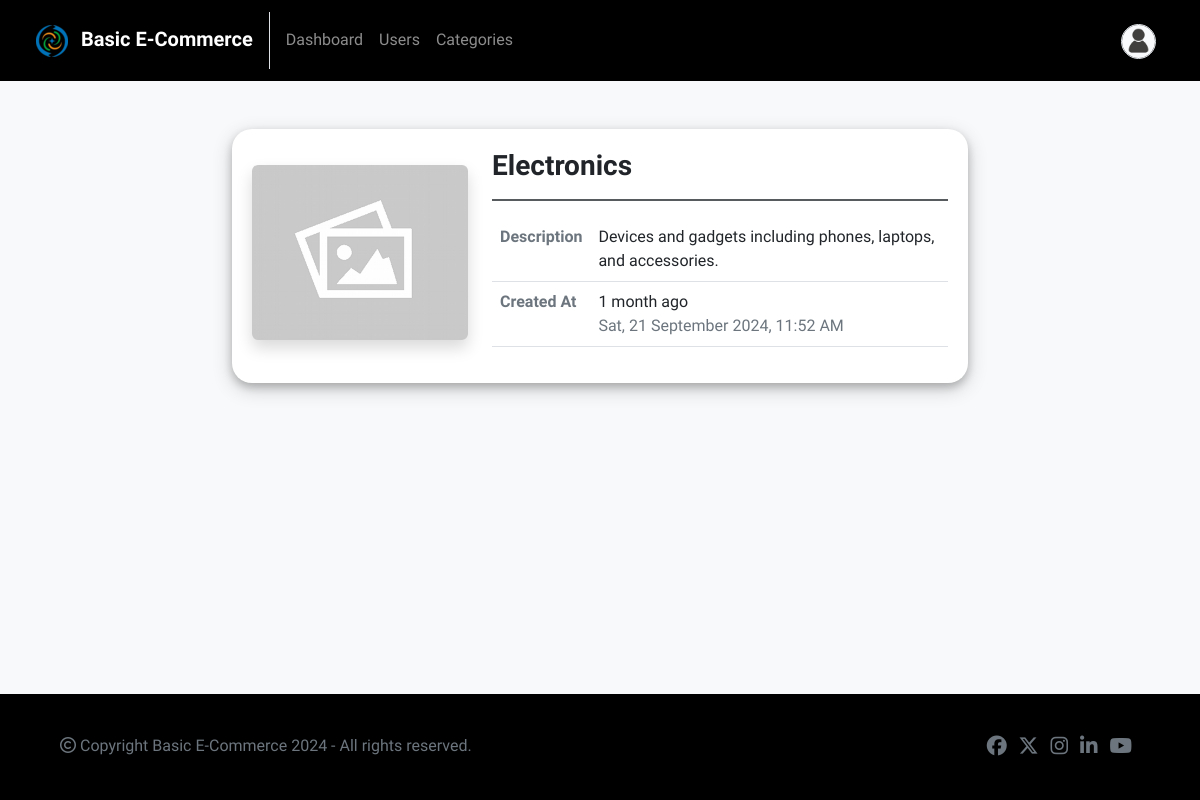
The page /admin/category-view.php?id=1 (signed in) on the database its author committed.
### tables this page shows
CREATE TABLE `categories` (
  `id` INT AUTO_INCREMENT PRIMARY KEY,
  `name` varchar(255) NOT NULL,
  `description` text NOT NULL,
  `image` varchar(255) DEFAULT NULL,
  `created_at` datetime NOT NULL DEFAULT current_timestamp()
);

### includes/helpers.php (called while the page is built, shortened)
<?php
function timestampToCustomHumanReadable($timestamp) {
    $currentTimestamp = time();
    $timeDifference = abs($currentTimestamp - $timestamp);
    $secondsPerMinute = 60;
    $secondsPerHour = $secondsPerMinute * 60;
    $secondsPerDay = $secondsPerHour * 24;
    $secondsPerWeek = $secondsPerDay * 7;
    $secondsPerMonth = $secondsPerDay * 30;
    $secondsPerYear = $secondsPerDay * 365;
    if ($timeDifference >= $secondsPerYear) {
        $years = floor($timeDifference / $secondsPerYear);
        return $years . " year" . ($years > 1 ? "s" : "") . " ago";
    } elseif ($timeDifference >= $secondsPerMonth) {
        $months = floor($timeDifference / $secondsPerMonth);
        return $months . " month" . ($months > 1 ? "s" : "") . " ago";
    } elseif ($timeDifference >= $secondsPerWeek) {
        $weeks = floor($timeDifference / $secondsPerWeek);
        return $weeks . " week" . ($weeks > 1 ? "s" : "") . " ago";
    } elseif ($timeDifference >= $secondsPerDay) {
        $days = floor($timeDifference / $secondsPerDay);
        return $days . " day" . ($days > 1 ? "s" : "") . " ago";
    } elseif ($timeDifference >= $secondsPerHour) {
        $hours = floor($timeDifference / $secondsPerHour);
        return $hours . " hour" . ($hours > 1 ? "s" : "") . " ago";
    } else {
        $minutes = floor($timeDifference / $secondsPerMinute);
        return $minutes . " minute" . ($minutes > 1 ? "s" : "") . " ago";
    }
}
?>

### admin/category-view.php (the view, shortened to what this page needs)
<?php
include("../includes/db-connection.php");
include("../includes/helpers.php");
if (isset($_GET['id']) && filter_var($_GET['id'], FILTER_VALIDATE_INT))
{
    $categoryId = (int) $_GET['id'];
    $sql = "SELECT * FROM categories WHERE id = ?";
    $stmt = $conn->prepare($sql);
    $stmt->bind_param("i", $categoryId);
    $stmt->execute();
    $result = $stmt->get_result();
    $category = $result->fetch_assoc();
}
else
{
    $_SESSION["error"] = "Invalid Category ID!";
    header("location: categories.php"); exit();
}
?>
<!DOCTYPE html>
<html lang="en">
<head>
    <?php include("../includes/head-contents.php"); ?>
</head>
<body>
    <?php include("navbar.php"); ?>
    <div class="container my-5">
        <div class="row justify-content-center">
            <div class="col-md-8">
                <div class="box">
                    <div class="row">
                        <div class="col-md-4 text-center">
                            <img src="<?php echo !empty($category['image']) ? '../uploads/' . $category['image'] : '../images/placeholder.png'; ?>" class="img img-fluid rounded shadow my-3">
                        </div>
                        <div class="col-md-8">
                            <h3 class="fw-bold"><?php echo $category['name'] ?></h3>
                            <hr>
                            <table class="table">
                                <tr>
                                    <td class="fw-bold text-secondary">Description</td>
                                    <td><?php echo $category['description'] ?></td>
                                </tr>
                                <tr>
                                    <td class="fw-bold text-secondary">Created At</td>
                                    <td>
                                        <div><?php echo timestampToCustomHumanReadable(strtotime($category['created_at'])) ?></div>
                                        <div class="text-secondary"><?php echo date("D, d F Y, h:i A", strtotime($category['created_at'])); ?></div>
                                    </td>
                                </tr>
                            </table>
                        </div>
                    </div>
                </div>
            </div>
        </div>
    </div>
    <?php include("../includes/footer.php"); ?>
</body>
</html>

### css/styles.css (style rules this page uses)
:root { --mainColor: #212529; --bodyBackgroundColor: #f8f9fa; --buttonHoverColor: #0a0a0a; --formControlFocusBorderColor: rgba(33, 37, 41, 0.3); --formControlFocusShadowColor: rgba(33, 37, 41, 0.6); --navbarBackgroundColor: #000000; --footerBackgroundColor: #000000; }
* { font-family: 'Cabin', Helvetica, sans-serif; }
body { min-height: 100vh; position: relative; margin: 0; padding-bottom: 100px; box-sizing: border-box; background-color: var(--bodyBackgroundColor); }
.box { box-shadow: 0 4px 8px 0 rgba(0, 0, 0, 0.2), 0 6px 20px 0 rgba(0, 0, 0, 0.19); padding: 20px; border-radius: 20px; background-color: #ffffff; }
hr { border: 1.5px solid var(--mainColor); opacity: 75%; }

### rows shown on the page
categories: name "Electronics", description "Devices and gadgets including phones, laptops, and accessories.", created_at "1 month ago", created_at "Sat, 21 September 2024, 11:52 AM"

### other values the page prints
WEBSITE_NAME "Basic E-Commerce"
